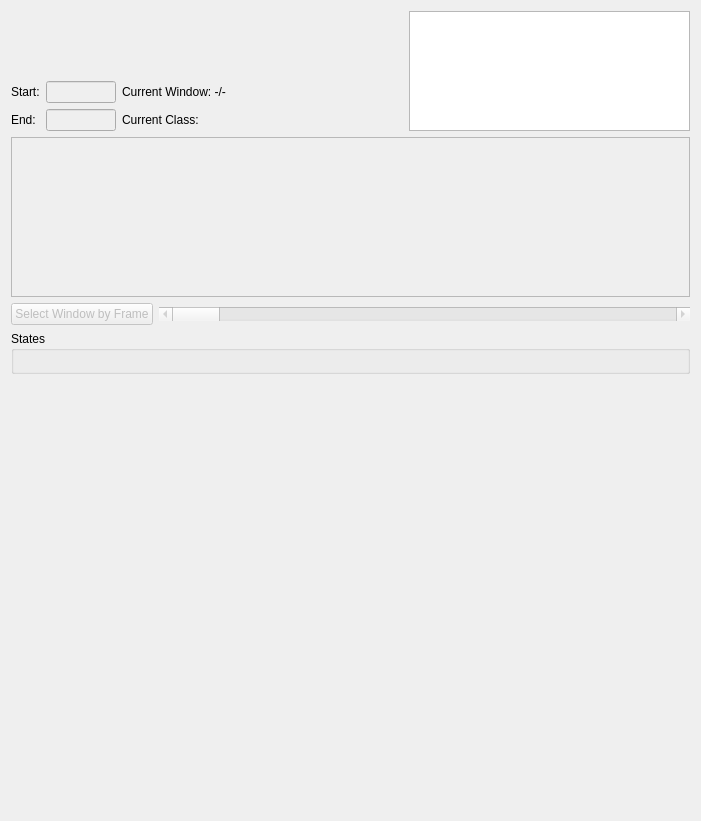
<?xml version="1.0" encoding="UTF-8"?>
<ui version="4.0">
 <class>StateCorrectionMode</class>
 <widget class="QWidget" name="StateCorrectionMode">
  <property name="geometry">
   <rect>
    <x>0</x>
    <y>0</y>
    <width>701</width>
    <height>821</height>
   </rect>
  </property>
  <property name="windowTitle">
   <string>State Correction Mode</string>
  </property>
  <layout class="QVBoxLayout" name="verticalLayout">
   <item>
    <layout class="QGridLayout" name="gridLayout">
     <item row="3" column="1">
      <widget class="QLineEdit" name="sc_end_lineEdit">
       <property name="enabled">
        <bool>false</bool>
       </property>
       <property name="maximumSize">
        <size>
         <width>70</width>
         <height>16777215</height>
        </size>
       </property>
      </widget>
     </item>
     <item row="3" column="0">
      <widget class="QLabel" name="sc_end_label">
       <property name="sizePolicy">
        <sizepolicy hsizetype="Preferred" vsizetype="Fixed">
         <horstretch>0</horstretch>
         <verstretch>0</verstretch>
        </sizepolicy>
       </property>
       <property name="text">
        <string>End:</string>
       </property>
      </widget>
     </item>
     <item row="2" column="1">
      <widget class="QLineEdit" name="sc_start_lineEdit">
       <property name="enabled">
        <bool>false</bool>
       </property>
       <property name="maximumSize">
        <size>
         <width>70</width>
         <height>16777215</height>
        </size>
       </property>
      </widget>
     </item>
     <item row="2" column="0">
      <widget class="QLabel" name="sc_start_label">
       <property name="sizePolicy">
        <sizepolicy hsizetype="Preferred" vsizetype="Fixed">
         <horstretch>0</horstretch>
         <verstretch>0</verstretch>
        </sizepolicy>
       </property>
       <property name="text">
        <string>Start:</string>
       </property>
      </widget>
     </item>
     <item row="3" column="2">
      <widget class="QLabel" name="sc_current_class_label">
       <property name="text">
        <string>Current Class:</string>
       </property>
      </widget>
     </item>
     <item row="2" column="2">
      <widget class="QLabel" name="sc_current_window_label">
       <property name="sizePolicy">
        <sizepolicy hsizetype="Minimum" vsizetype="Fixed">
         <horstretch>0</horstretch>
         <verstretch>0</verstretch>
        </sizepolicy>
       </property>
       <property name="text">
        <string>Current Window: -/-</string>
       </property>
      </widget>
     </item>
     <item row="1" column="2">
      <spacer name="horizontalSpacer">
       <property name="orientation">
        <enum>Qt::Horizontal</enum>
       </property>
       <property name="sizeHint" stdset="0">
        <size>
         <width>40</width>
         <height>20</height>
        </size>
       </property>
      </spacer>
     </item>
     <item row="1" column="0">
      <spacer name="verticalSpacer">
       <property name="orientation">
        <enum>Qt::Vertical</enum>
       </property>
       <property name="sizeType">
        <enum>QSizePolicy::Minimum</enum>
       </property>
       <property name="sizeHint" stdset="0">
        <size>
         <width>20</width>
         <height>10</height>
        </size>
       </property>
      </spacer>
     </item>
     <item row="1" column="3" rowspan="3">
      <widget class="QTextEdit" name="sc_statusWindow">
       <property name="enabled">
        <bool>true</bool>
       </property>
       <property name="sizePolicy">
        <sizepolicy hsizetype="Expanding" vsizetype="MinimumExpanding">
         <horstretch>0</horstretch>
         <verstretch>0</verstretch>
        </sizepolicy>
       </property>
       <property name="maximumSize">
        <size>
         <width>16777215</width>
         <height>120</height>
        </size>
       </property>
       <property name="undoRedoEnabled">
        <bool>false</bool>
       </property>
       <property name="readOnly">
        <bool>true</bool>
       </property>
       <property name="acceptRichText">
        <bool>true</bool>
       </property>
       <property name="textInteractionFlags">
        <set>Qt::NoTextInteraction</set>
       </property>
      </widget>
     </item>
    </layout>
   </item>
   <item>
    <widget class="PlotWidget" name="sc_classGraph">
     <property name="enabled">
      <bool>false</bool>
     </property>
     <property name="sizePolicy">
      <sizepolicy hsizetype="MinimumExpanding" vsizetype="Expanding">
       <horstretch>0</horstretch>
       <verstretch>0</verstretch>
      </sizepolicy>
     </property>
     <property name="minimumSize">
      <size>
       <width>600</width>
       <height>80</height>
      </size>
     </property>
     <property name="maximumSize">
      <size>
       <width>16777215</width>
       <height>160</height>
      </size>
     </property>
    </widget>
   </item>
   <item>
    <layout class="QHBoxLayout" name="horizontalLayout_13">
     <item>
      <widget class="QPushButton" name="sc_window_by_frame_button">
       <property name="enabled">
        <bool>false</bool>
       </property>
       <property name="text">
        <string>Select Window by Frame</string>
       </property>
      </widget>
     </item>
     <item>
      <widget class="QScrollBar" name="sc_scrollBar">
       <property name="enabled">
        <bool>false</bool>
       </property>
       <property name="sizePolicy">
        <sizepolicy hsizetype="Expanding" vsizetype="Fixed">
         <horstretch>0</horstretch>
         <verstretch>0</verstretch>
        </sizepolicy>
       </property>
       <property name="orientation">
        <enum>Qt::Horizontal</enum>
       </property>
      </widget>
     </item>
    </layout>
   </item>
   <item>
    <widget class="QGroupBox" name="sc_statesGroupBox">
     <property name="sizePolicy">
      <sizepolicy hsizetype="Preferred" vsizetype="Preferred">
       <horstretch>0</horstretch>
       <verstretch>0</verstretch>
      </sizepolicy>
     </property>
     <property name="title">
      <string>States</string>
     </property>
     <layout class="QGridLayout" name="gridLayout_4">
      <property name="topMargin">
       <number>0</number>
      </property>
      <property name="bottomMargin">
       <number>0</number>
      </property>
      <property name="horizontalSpacing">
       <number>6</number>
      </property>
      <property name="verticalSpacing">
       <number>0</number>
      </property>
      <item row="2" column="1">
       <spacer name="horizontalSpacer_14">
        <property name="orientation">
         <enum>Qt::Horizontal</enum>
        </property>
        <property name="sizeHint" stdset="0">
         <size>
          <width>40</width>
          <height>20</height>
         </size>
        </property>
       </spacer>
      </item>
      <item row="2" column="0">
       <spacer name="horizontalSpacer_12">
        <property name="orientation">
         <enum>Qt::Horizontal</enum>
        </property>
        <property name="sizeHint" stdset="0">
         <size>
          <width>40</width>
          <height>20</height>
         </size>
        </property>
       </spacer>
      </item>
      <item row="2" column="2">
       <spacer name="horizontalSpacer_10">
        <property name="orientation">
         <enum>Qt::Horizontal</enum>
        </property>
        <property name="sizeHint" stdset="0">
         <size>
          <width>40</width>
          <height>20</height>
         </size>
        </property>
       </spacer>
      </item>
     </layout>
    </widget>
   </item>
   <item>
    <spacer name="verticalSpacer_2">
     <property name="orientation">
      <enum>Qt::Vertical</enum>
     </property>
     <property name="sizeHint" stdset="0">
      <size>
       <width>20</width>
       <height>40</height>
      </size>
     </property>
    </spacer>
   </item>
  </layout>
 </widget>
 <customwidgets>
  <customwidget>
   <class>PlotWidget</class>
   <extends>QGraphicsView</extends>
   <header>pyqtgraph</header>
   <slots>
    <slot>changeGraph()</slot>
   </slots>
  </customwidget>
 </customwidgets>
 <resources/>
 <connections/>
</ui>
